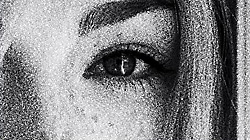
#> input picture TUGAS_4/Min_Filter/prototype.jpg, 250 x 140 px
$ python 'min filter.py'
#> lines starting #> are read from the running program, lines starting #| are printed output that depends on the picture
# Nama  : Agym Mahaputra Romy Barlianta
# NIM   : F55121076
# Kelas : B

import cv2
import numpy as np

# Baca citra
gambar = cv2.imread('prototype.jpg')
#> gambar is the input picture: shape (140, 250, 3); mean B, G, R 135.6, 133.7, 133.7

# Konversi ke grayscale
abu = cv2.cvtColor(gambar, cv2.COLOR_BGR2GRAY)

# Terapkan min filter dengan kernel 3x3
kernel = np.ones((3,3), np.uint8)
min_filter1 = cv2.erode(abu, kernel, iterations=1)
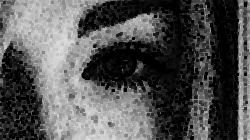
#> min_filter1: shape (140, 250); min 0, max 223, mean 83.7
min_filter2 = cv2.erode(min_filter1, kernel, iterations=1)
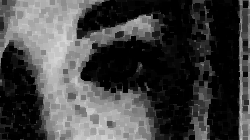
#> min_filter2: shape (140, 250); min 0, max 217, mean 66.7
min_filter3 = cv2.erode(min_filter2, kernel, iterations=1)
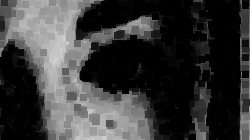
#> min_filter3: shape (140, 250); min 0, max 211, mean 57

# Tampilkan citra asli dan hasil min filter
cv2.imshow('Original', abu)
cv2.imshow('Min Filter 1', min_filter1)
cv2.imshow('Min Filter 2', min_filter2)
cv2.imshow('Min Filter 3', min_filter3)

# Tunggu hingga tombol keyboard ditekan
cv2.waitKey(0)

# Tutup semua jendela
cv2.destroyAllWindows()
